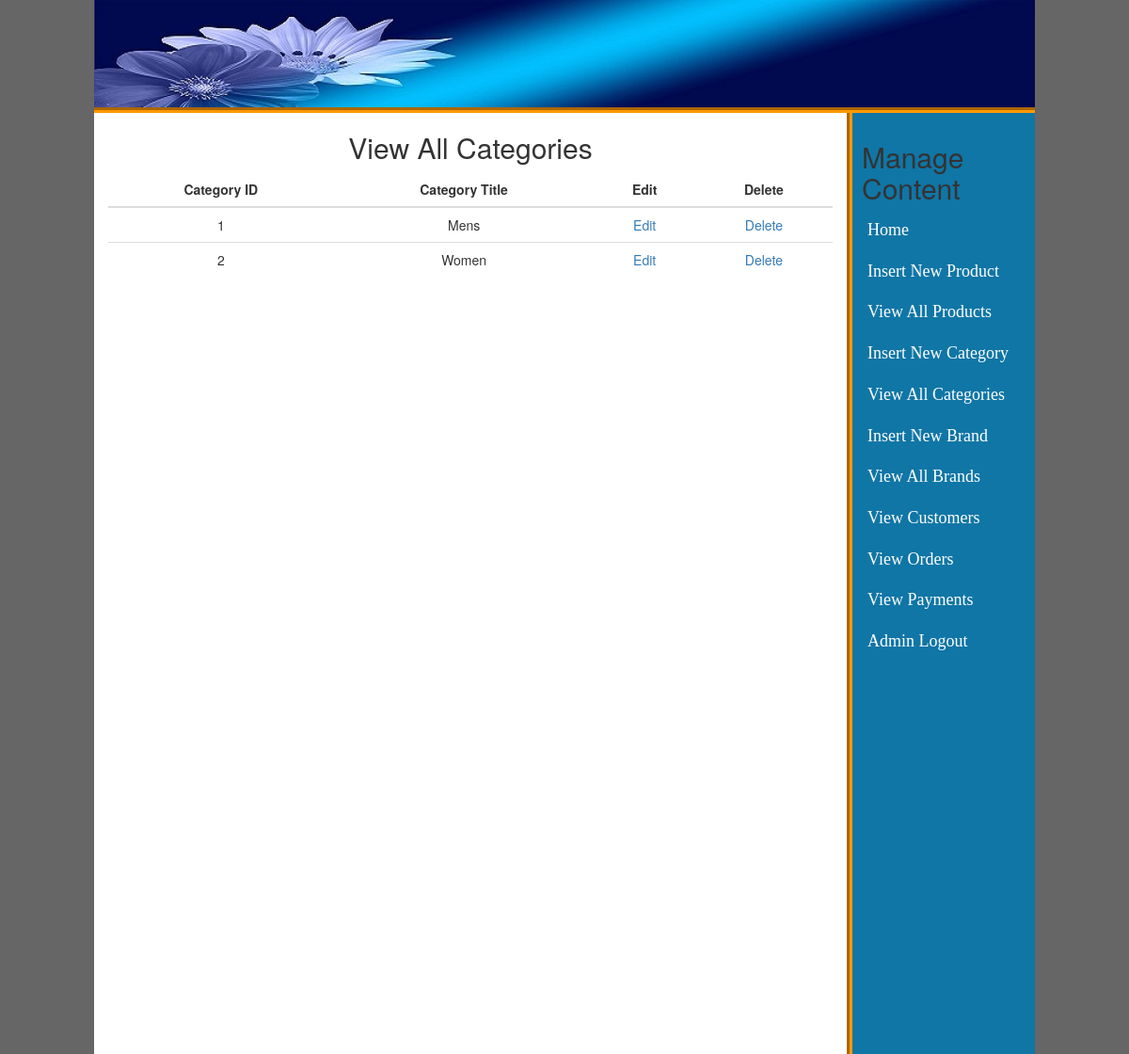
The page /admin_area/index.php?view_cats (signed in) on the database its author committed.
### tables this page shows
CREATE TABLE `categories` (
  `cat_id` int(10) NOT NULL,
  `cat_title` text NOT NULL
);

### admin_area/view_cats.php (the view)
<?php
if(!isset($_SESSION['admin_email'])){
	echo "<script>window.open('login.php','_self')</script>";
}
else {
?>
<h2 class="text-center">View All Categories</h2>
<div class="container" style="width:100%;">
<div class="table-responsive">
<table class="table">
<thead>
<tr>
<th style="text-align:center">Category ID</th>
<th style="text-align:center">Category Title</th>
<th style="text-align:center">Edit</th>
<th style="text-align:center">Delete</th>
</tr>
</thead>
<tbody>
<?php
include("includes/db.php");
$get_cats = "select * from categories";
$run_cats = mysqli_query($con, $get_cats);
while($row_cats = mysqli_fetch_array($run_cats)){
	$cat_id = $row_cats['cat_id'];
	$cat_title = $row_cats['cat_title'];
?>
<tr align="center">
<td><?php echo $cat_id; ?></td>
<td><?php echo $cat_title; ?></td>
<td><a href="index.php?edit_cat=<?php echo $cat_id; ?>">Edit</a></td>
<td><a href="delete_cat.php?delete_cat=<?php echo $cat_id; ?>">Delete</a></td>
</tr>
<?php } ?>
</tbody>
</table>
</div>
</div>
<?php } ?>

### admin_area/styles/style.css (style rules this page uses)
html, body, div, span, applet, object, iframe, h1, h2, h3, h4, h5, h6, p, blockquote, pre, a, abbr, acronym, address, big, cite, code, del, dfn, em, img, ins, kbd, q, s, samp, small, strike, strong, sub, sup, tt, var, b, u, i, center, dl, dt, dd, ol, ul, li, fieldset, form, label, legend, table, caption, tbody, tfoot, thead, tr, th, td, article, aside, canvas, details, embed, figure, figcaption, footer, header, hgroup, menu, nav, output, ruby, section, summary, time, mark, audio, video { margin: 0; padding: 0; border: 0; vertical-align: baseline; }
body { background: #666 !important; }

### rows shown on the page
categories: cat_id "1", cat_title "Mens"
categories: cat_id "2", cat_title "Women"
